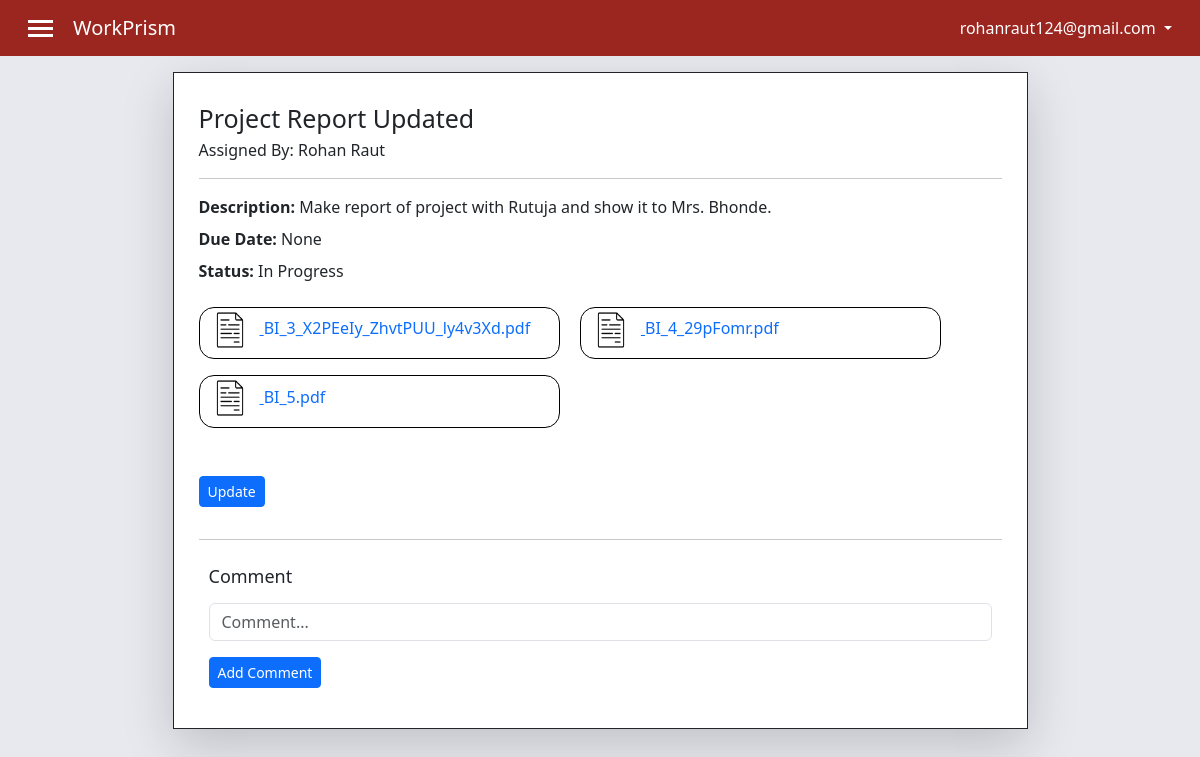
Page /task-detail/1/ (signed in) on the committed database.
### api_services/models.py (models this page shows, shortened)
class Account(AbstractBaseUser, PermissionsMixin):
    email = models.EmailField(verbose_name="email", max_length=254, unique=True)
    username = models.CharField(max_length=100, unique=True)
    first_name = models.CharField(max_length=100)
    last_name = models.CharField(max_length=100)
    user_role = models.CharField(max_length=100)
    department = models.CharField(max_length=100)
    phone = models.CharField(max_length=10)
    date_joined = models.DateTimeField(verbose_name="date joined", auto_now_add=True)
    last_login = models.DateTimeField(verbose_name="last login", auto_now=True)
    is_admin = models.BooleanField(default=False)
    is_active = models.BooleanField(default=True)
    is_staff = models.BooleanField(default=False)
    is_superuser = models.BooleanField(default=False)
    USERNAME_FIELD = "email"
    REQUIRED_FIELDS = ["username", "first_name", "last_name", "user_role"]
    objects = MyAccountManager()

class Task(models.Model):
    task_id = models.AutoField(primary_key=True)
    assignor_name = models.CharField(max_length=500)
    assignor_email = models.EmailField()
    assignee_name = models.CharField(max_length=500)
    assignee_email = models.EmailField()
    title = models.CharField(max_length=500)
    description = models.CharField(max_length=1000)
    draft_date = models.DateField(auto_now=True)   # when task is created
    deadline = models.DateField()
    publish_date = models.DateField(null=True) # when task is submitted
    status = models.CharField(max_length=100)

class File(models.Model):
    task_id = models.IntegerField()
    file = models.FileField()
    uploaded_by_email = models.EmailField()             # email of assignee or assignor

### web_app/views.py (the view, shortened to what this page needs)
# urls.py: path('task-detail/<int:pk>/', task_detail_view, name="task_detail_view"),
def task_detail_view(request, pk):
    if request.user.is_anonymous == True:
        return redirect('/login')
    data = {}
    data['task_details'] = Task.objects.get(task_id=pk)
    if(request.user.email != data['task_details'].assignee_email and request.user.email != data['task_details'].assignor_email):
        data['message'] = "You do not have rights to access the details of this task."
        return render(request, 'error.html', data)
    data['files'] = File.objects.filter(task_id=pk)
    data['file_cnt'] = len(File.objects.filter(task_id=pk, uploaded_by_email=data['task_details'].assignee_email))
    data['comments'] = Comment.objects.filter(task_id=pk)
    return render(request, 'task_detail.html', data)

### templates/task_detail.html (shortened to what this page needs)
{% extends 'base.html' %}
{% block additional_links %}
<link rel="stylesheet" href="/static/task_detail.css">
{% endblock additional_links %}
{% block body %}
<div class="container mt-3 mb-3">
    <div class="row justify-content-center">
        <div class="shadow-lg col-12 col-sm-11 col-md-11 col-lg-9 border border-dark main_content">
            <h1>{{task_details.title}}</h1>
            <div class="assigned_by">Assigned By: {{task_details.assignor_name}}</div>
            <hr>
            <div class="description mb-2">
                <b>Description: </b> {{task_details.description}}
            </div>
            <div class="deadline mb-2">
                <b>Due Date: </b> {{task_details.deadline}}
            </div>
            <div class="status mb-4">
                <b>Status: </b> {{task_details.status}}
            </div>
            <div class="file_container mt-3 d-flex flex-wrap">
                {% for x in files %}
                    {% if x.uploaded_by_email == task_details.assignor_email %}
                        <a class="file mb-3" href="/media/{{x.file}}">
                            <img class="file_icon" src="/static/file_icon.png">
                            <p class="file_name">{{x.file}}</p>
                        </a>
                    {% endif %}
                {% endfor %}
            </div>
            {% if request.user.email == task_details.assignor_email %}
                <a href="/update-task-details/{{task_details.task_id}}">
                    <button type="submit" class="btn btn-primary btn-sm my-3">Update</button>
                </a>
            {% endif %}
            <hr>
            <div class="container comment_section">
                <h2 class="mb-3">Comment</h2>
                <form action="/add-comment/{{task_details.task_id}}/" method="post">
                    <div class="mb-3">
                        <input type="text" class="form-control" name="comment" placeholder="Comment...">
                    </div>
                    <button type="submit" class="btn btn-sm btn-primary">Add Comment</button>
                </form>
            </div>
        </div>
    </div>
</div>
{% endblock body %}

### templates/base.html (shortened to what this page needs)
<!doctype html>
<html lang="en">
  <head>
    <link href="https://cdn.jsdelivr.net/npm/bootstrap@5.3.0-alpha1/dist/css/bootstrap.min.css" rel="stylesheet">
    <link rel="stylesheet" href="/static/base.css">
    {% block additional_links %}{% endblock additional_links %}
  </head>
  <body>
    <nav class="navbar navbar_custom navbar-expand-lg bg-body-tertiary px-3">
      <div class="container-fluid d-flex justify-content-between">
        <div class="navbar_item d-flex align-items-center">
          <div class="menu_icon_container" data-bs-toggle="offcanvas" href="#offcanvasExample" role="button" aria-controls="offcanvasExample">
            <div class="menu_icon"></div>
            <div class="menu_icon"></div>
            <div class="menu_icon"></div>
          </div>
          <a class="navbar-brand" href="#">WorkPrism</a>
        </div>
        <div class="navbar_item user_email">
          <li class="nav-item dropdown">
            <a class="nav-link dropdown-toggle" href="#" role="button" data-bs-toggle="dropdown" aria-expanded="false">
              {{request.user.email}}
            </a>
          </li>
        </div>
        </div>
    </nav>
    {% block body %}{% endblock body %}
  </body>
</html>

### static/base.css (style rules this page uses)
.menu_icon { width: 25px; height: 3px; background-color: white; margin: 4px 0px; }
.menu_icon_container { margin-right: 20px; }
.navbar_custom { background-color: #9B2620 !important; color: white; }
.navbar-brand { color: white; }
body { background-color: #E8E9EF; }
h1 { text-align: center; font-size: 25px; }
.dropdown { list-style-type: none; }

### static/task_detail.css (style rules this page uses)
.comment_section { margin-top: 10px; padding: 10px; }
h1 { text-align: left; margin-bottom: 5px; }
.main_content { padding: 30px 25px; background-color: white; }
.file { border: 1px solid black; width: 45%; margin-right: 20px; padding: 2px 10px; border-radius: 15px; }
.file_icon { display: inline-block; width: 40px; margin-right: 10px; }
.file_name { display: inline-block; }
h2 { font-size: 18px; }
@media screen and (min-width: 992px) { .file { width: 45%; } }

### rows in the picture
Account: user.email "rohanraut124@gmail.com"
Task: title "Project Report Updated", assignor_name "Rohan Raut", description "Make report of project with Rutuja and show it to Mrs. Bhonde.", deadline "None", status "In Progress"
File: file "BI_3_X2PEeIy_ZhvtPUU_ly4v3Xd.pdf"
File: file "BI_4_29pFomr.pdf"
File: file "BI_5.pdf"
